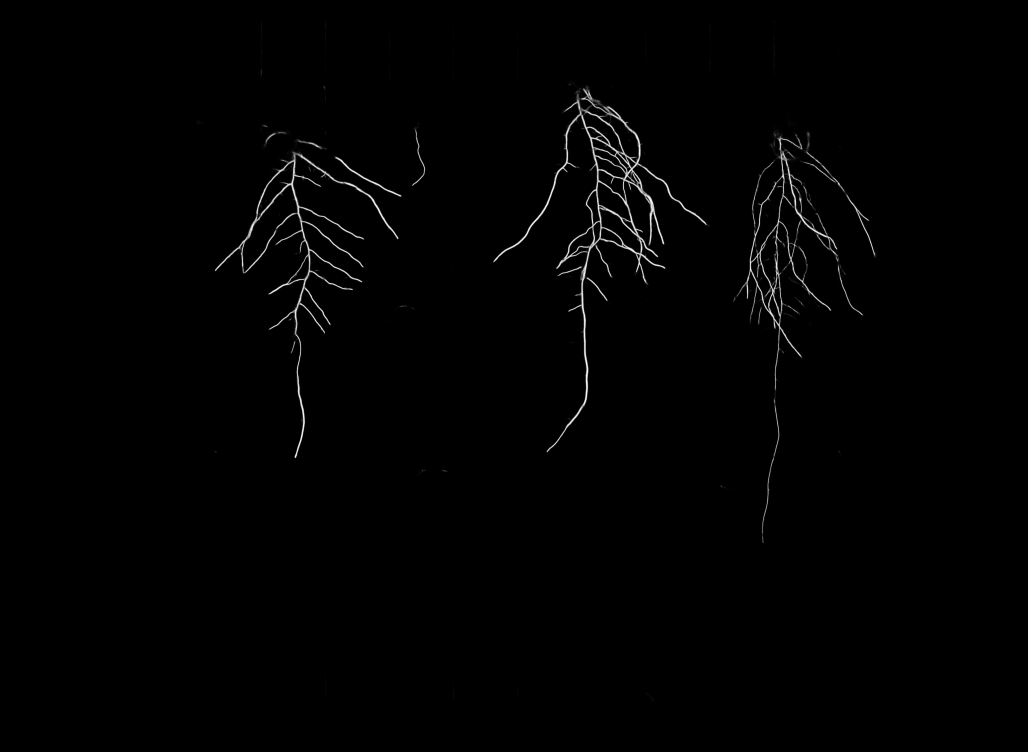
#> input picture Root_Segmentation/inference/task5_test_image_prediction_artjom_234535.png, 4112 x 3006 px, found by its file name (shown at 1/4 size)
$ jupyter execute Task_6_Task_7_final.ipynb
#> lines starting #> are read from the running program, lines starting #| are printed output that depends on the picture; after the words box and inside, x2 and y2 are one past the last pixel; in counts of white or black regions, pixels touching at a corner belong together
### Task 6

[cell 1]
import cv2
import os
import numpy as np
import matplotlib.pyplot as plt

[cell 2]
# Step 1: Load the predicted mask from Task 5
predicted_mask_path = "task5_test_image_prediction_artjom_234535.png"
binary_mask = cv2.imread(predicted_mask_path, cv2.IMREAD_GRAYSCALE)
#> binary_mask is the input picture: shape (3006, 4112); min 0, max 253, mean 1.9

# Ensure binary mask (0 or 255)
binary_mask[binary_mask > 0] = 255
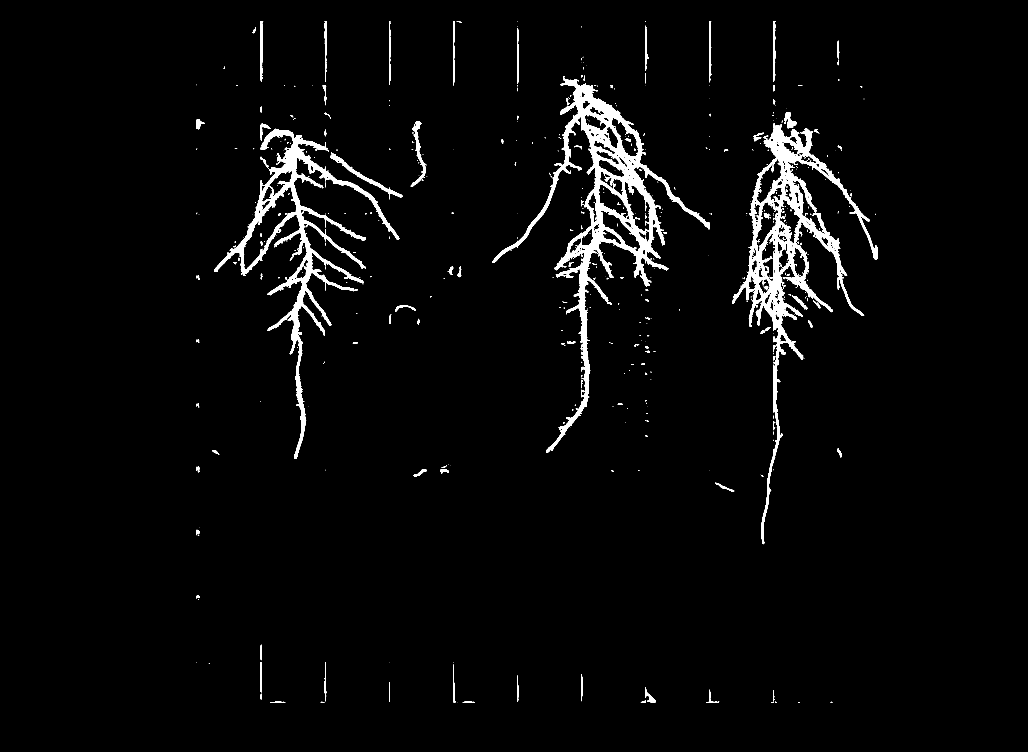
#> binary_mask: shape (3006, 4112) (shown at 1/4 size); 2.9% white; 644 white regions (453 under 20 px), largest, box (x1, y1, x2, y2) and area: (1970, 306, 2839, 1811) 123298, (2930, 493, 3512, 2177) 106412, (857, 515, 1597, 1835) 83438

plt.imshow(binary_mask, cmap="gray")

[cell 3]
# Step 2: Apply morphological operations to clean the mask
kernel = np.ones((4, 4), np.uint8)
cleaned_mask = cv2.morphologyEx(binary_mask, cv2.MORPH_CLOSE, kernel, iterations=2)  # Close small gaps
#> cleaned_mask: shape (3006, 4112); 3.1% white; 336 white regions (208 under 20 px), largest, box (x1, y1, x2, y2) and area: (1972, 308, 2841, 1813) 133145, (2932, 495, 3514, 2179) 122528, (859, 517, 1599, 1837) 88769
cleaned_mask = cv2.morphologyEx(cleaned_mask, cv2.MORPH_OPEN, kernel, iterations=1)  # Remove small noise
#> cleaned_mask: shape (3006, 4112); 3% white; 136 white regions (11 under 20 px), largest, box (x1, y1, x2, y2) and area: (1974, 309, 2842, 1814) 131401, (2933, 498, 3515, 2179) 120593, (861, 520, 1600, 1837) 87554

plt.figure()
plt.title("Step 2: Morphological Operations")
plt.imshow(cleaned_mask, cmap="gray")
plt.axis("off")
plt.show()

[cell 4]
# Step 3: Apply additional thresholding to enhance roots
_, thresholded_mask = cv2.threshold(cleaned_mask, 127, 255, cv2.THRESH_BINARY)

plt.figure()
plt.title("Step 3: Thresholded Mask")
plt.imshow(thresholded_mask, cmap="gray")
plt.axis("off")
plt.show()

[cell 5]
# Step 4: Find connected components and filter
num_labels, labels, stats, centroids = cv2.connectedComponentsWithStats(thresholded_mask)
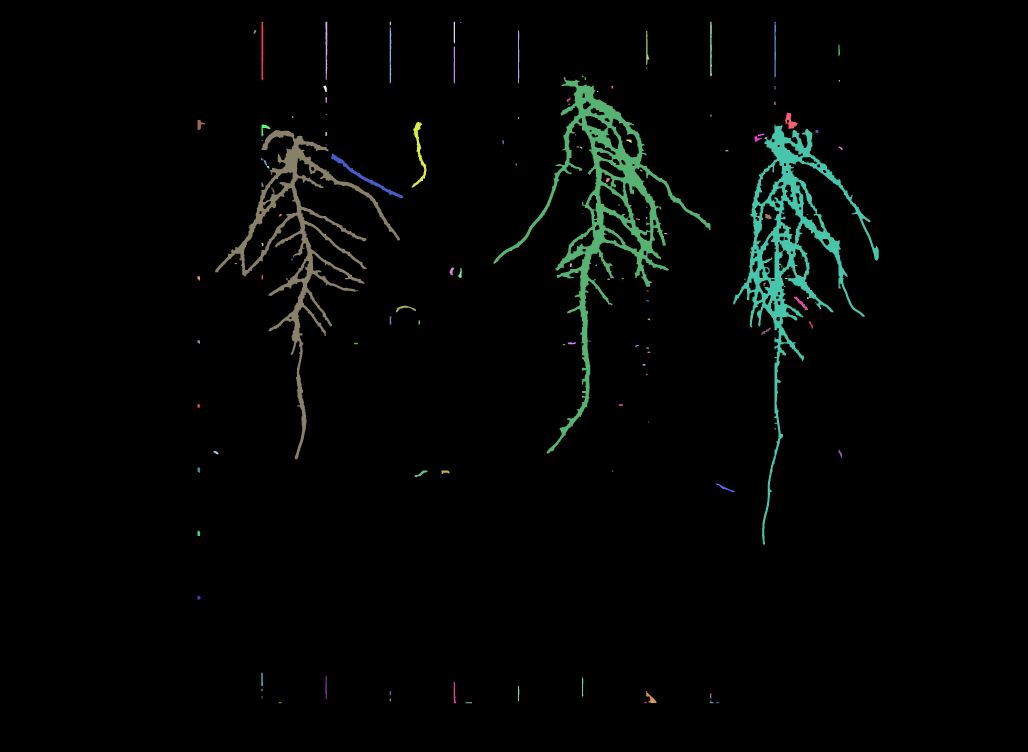
#> labels: shape (3006, 4112) int32 (shown at 1/4 size); 137 distinct labels, from 0 to 136; one colour per label, 0 black
#> num_labels = 137; stats = 137 rows, first 6: [0, 0, 4112, 3006, 11986836], [1046, 87, 8, 234, 1542], [1302, 87, 8, 232, 1335], [1559, 87, 5, 14, 68], [1815, 87, 5, 86, 426], [2841, 87, 7, 218, 1196]; centroids = 137 pairs, first value 794.1 to 3362.5, second value 89.5 to 2810.5

[cell 6]
# Step 5: Filter objects based on area, aspect ratio, and position
min_root_area = 1500  # Minimum area to consider an object as a root
aspect_ratio_threshold = 1.7  # Minimum aspect ratio (length/width) for roots

y_threshold = 100  # Exclude components too close to the top

filtered_mask = np.zeros_like(binary_mask, dtype=np.uint8)

for label_idx in range(1, num_labels):  # Skip background (label 0)
    x, y, w, h, area = stats[label_idx, cv2.CC_STAT_LEFT], stats[label_idx, cv2.CC_STAT_TOP], \
                       stats[label_idx, cv2.CC_STAT_WIDTH], stats[label_idx, cv2.CC_STAT_HEIGHT], \
                       stats[label_idx, cv2.CC_STAT_AREA]

    # Calculate aspect ratio (length/width)
    aspect_ratio = max(w, h) / min(w, h) if min(w, h) > 0 else 0

    # Filter based on area, aspect ratio, and position
    if area >= min_root_area and aspect_ratio >= aspect_ratio_threshold:
        # Additional filter to remove components near the top boundary
        if y > y_threshold:  # Adjust this threshold as needed
            filtered_mask[labels == label_idx] = 255
#> this loop made 136 passes
#> (x, y, w, h, area, aspect_ratio) on passes 1 to 12: (1046, 87, 8, 234, 1542, 29.25), (1302, 87, 8, 232, 1335, 29), (1559, 87, 5, 14, 68, 2.8), (1815, 87, 5, 86, 426, 17.2), (2841, 87, 7, 218, 1196, 31.14), (3098, 87, 6, 223, 1169, 37.17), (1840, 88, 5, 4, 20, 1.25), (1559, 111, 6, 222, 1133, 37), (1014, 120, 11, 15, 105, 1.36), (2072, 121, 5, 212, 963, 42.4), (2585, 124, 12, 135, 735, 11.25), (3354, 179, 6, 44, 203, 7.33)
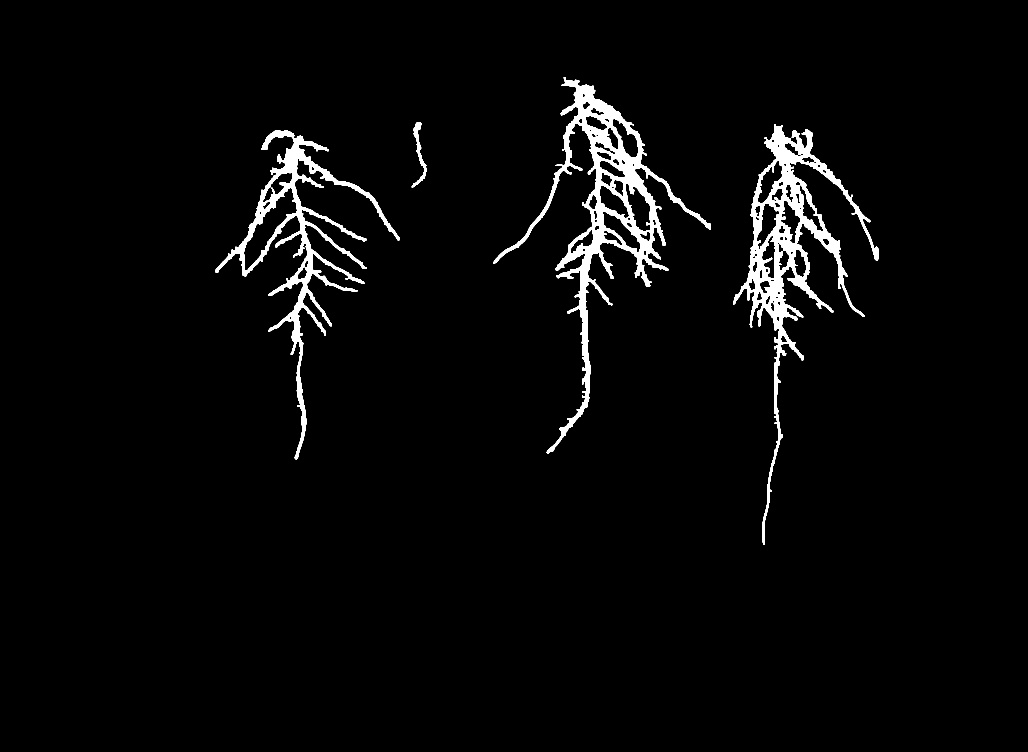
#> filtered_mask: shape (3006, 4112) (shown at 1/4 size); 2.8% white; 4 white regions, box (x1, y1, x2, y2) and area: (1974, 309, 2842, 1814) 131401, (2933, 498, 3515, 2179) 120593, (861, 520, 1600, 1837) 87554, (1647, 488, 1706, 750) 3632

# Apply small morphological operations to remove tiny noise
final_kernel = np.ones((3, 3), np.uint8)
filtered_mask = cv2.morphologyEx(filtered_mask, cv2.MORPH_OPEN, final_kernel, iterations=1)

plt.figure()
plt.title("Step 4: Filtered Mask with Position Filtering")
plt.imshow(filtered_mask, cmap="gray")
plt.axis("off")
plt.show()

[cell 7]
# Step 6: Extract individual roots
num_labels_filtered, labels_filtered, stats_filtered, _ = cv2.connectedComponentsWithStats(filtered_mask)
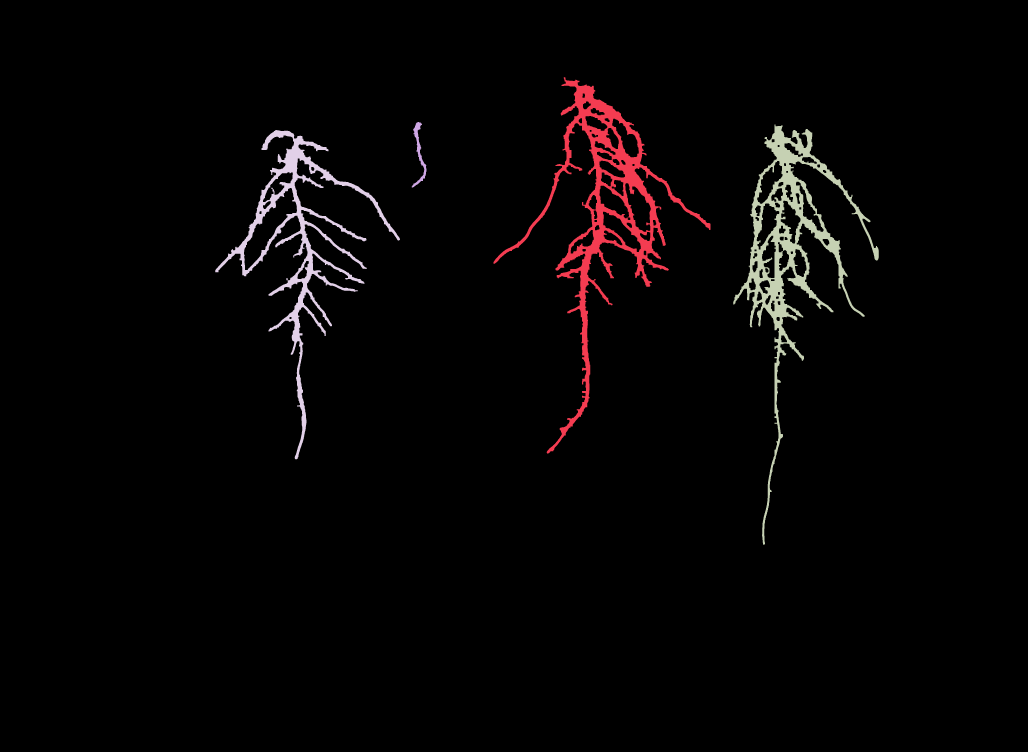
#> labels_filtered: shape (3006, 4112) int32 (shown at 1/4 size); 5 distinct labels, from 0 to 4; one colour per label, 0 black
#> num_labels_filtered = 5; stats_filtered = [[0, 0, 4112, 3006, 12017492], [1974, 309, 868, 1505, 131401], [1647, 488, 59, 262, 3632], [2933, 498, 582, 1681, 120593], [861, 520, 739, 1317, 87554]]

individual_roots = []
for label_idx in range(1, num_labels_filtered):  # Skip background
    root_mask = np.zeros_like(filtered_mask, dtype=np.uint8)
    root_mask[labels_filtered == label_idx] = 255
    individual_roots.append(root_mask)
#> root_mask: shape (3006, 4112); 0.71% white; 1 white region, box (x1, y1, x2, y2) and area: (861, 520, 1600, 1837) 87554

[cell 8]
# Step 7: Visualize individual roots
fig, axes = plt.subplots(1, len(individual_roots), figsize=(15, 5))
for i, root_mask in enumerate(individual_roots):
    axes[i].imshow(root_mask, cmap="inferno")
    axes[i].axis("off")
    axes[i].set_title(f"Root {i+1}")
plt.tight_layout()
plt.show()

### Task 7

[cell 9]
import cv2
import numpy as np
import matplotlib.pyplot as plt
import networkx as nx
from skimage.morphology import skeletonize
import pandas as pd

# Step 1: Skeletonize the root masks
skeletons = [skeletonize((root_mask > 0).astype(np.uint8)) for root_mask in individual_roots]

# Visualize skeletons
fig, axes = plt.subplots(1, len(skeletons), figsize=(15, 5))
for i, skeleton in enumerate(skeletons):
    axes[i].imshow(skeleton, cmap="gray")
    axes[i].axis("off")
    axes[i].set_title(f"Skeleton {i+1}")
plt.tight_layout()
plt.show()
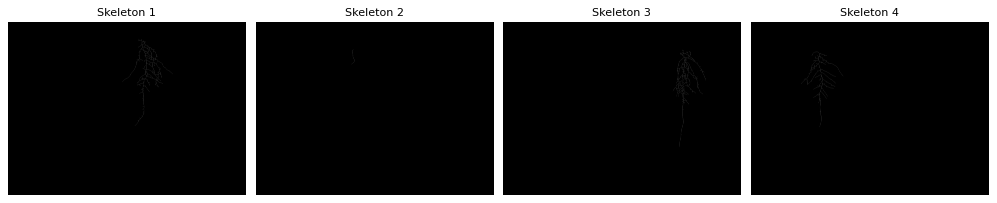
#> figure drawn by matplotlib, 4 panels

# Step 2: Extract Root System Architecture
rsa_data = []
fig, axes = plt.subplots(1, len(skeletons), figsize=(20, 5))

for i, skeleton in enumerate(skeletons):
    coords = np.column_stack(np.nonzero(skeleton))
    if len(coords) == 0:
        print(f"Root {i + 1} contains no skeleton pixels.")
        continue

    # Create graph using coordinates
    G = nx.Graph()
    coord_to_node = {tuple(coord): idx for idx, coord in enumerate(coords)}
    for coord in coords:
        y, x = coord
        G.add_node(coord_to_node[tuple(coord)], coord=(y, x))
        for dy, dx in [(-1, 0), (1, 0), (0, -1), (0, 1), (-1, -1), (-1, 1), (1, -1), (1, 1)]:
            neighbor = (y + dy, x + dx)
            if neighbor in coord_to_node:
                G.add_edge(coord_to_node[tuple(coord)], coord_to_node[neighbor])

    # Find the longest path
    start_node = min(G.nodes, key=lambda n: G.nodes[n]["coord"][0])
    lengths, paths = nx.single_source_dijkstra(G, start_node)
    end_node = max(lengths, key=lengths.get)

    primary_path = paths[end_node]
    primary_length = lengths[end_node]

    # Create mask for primary root
    primary_root_mask = np.zeros_like(skeleton, dtype=np.uint8)
    for node in primary_path:
        y, x = G.nodes[node]["coord"]
        primary_root_mask[y, x] = 255

    # Crop image dynamically to root size
    y_coords, x_coords = np.nonzero(primary_root_mask)
    if len(y_coords) > 0 and len(x_coords) > 0:
        cropped_mask = primary_root_mask[min(y_coords):max(y_coords)+1, min(x_coords):max(x_coords)+1]
    else:
        cropped_mask = primary_root_mask

    # Visualize primary root
    axes[i].imshow(cropped_mask, cmap="inferno")
    axes[i].set_title(f"Root {i+1}: {int(primary_length)}px")
    axes[i].axis("off")

    # Save RSA data
    rsa_data.append({
        "Root Index": i + 1,
        "Primary Root Length (px)": primary_length,
        "Start Coordinate": G.nodes[start_node]["coord"],
        "End Coordinate": G.nodes[end_node]["coord"],
    })
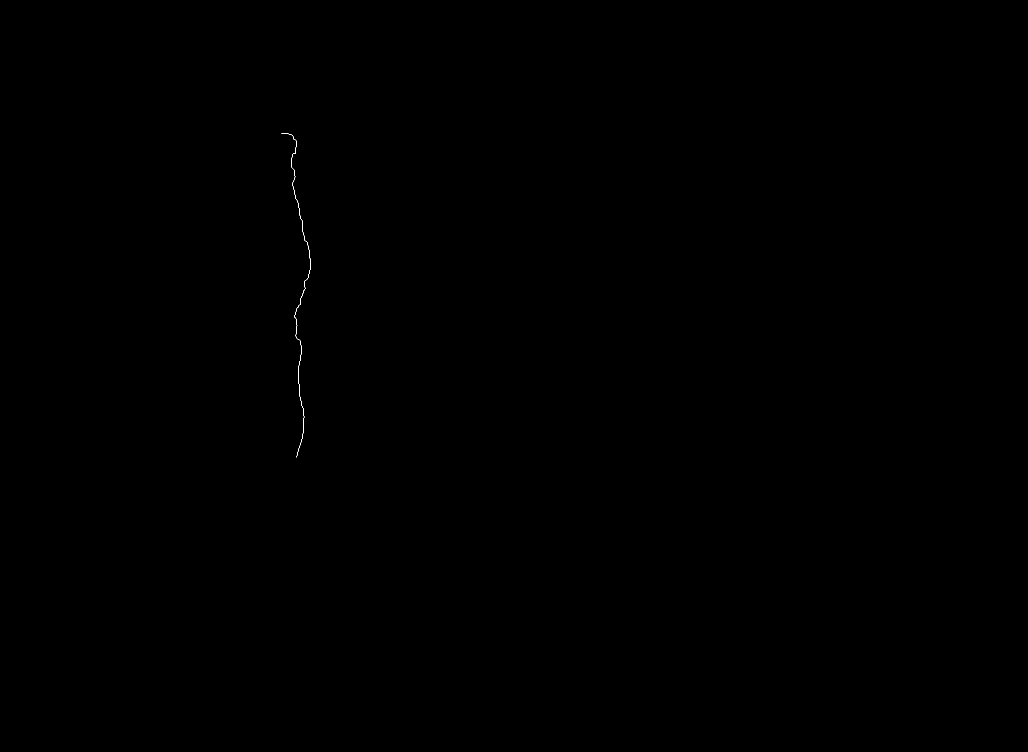
#> primary_root_mask: shape (3006, 4112) (shown at 1/4 size); 0.01% white in thin lines or dots, all inside (x1, y1, x2, y2) = (1125, 532, 1244, 1830)
#> after the loop, rsa_data = 4 items

plt.tight_layout()
plt.show()
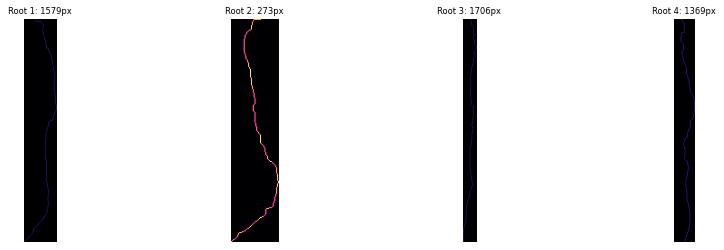
#> figure drawn by matplotlib, 4 panels

# Step 3: Display RSA data as a table
rsa_df = pd.DataFrame(rsa_data)
#> rsa_df = table of 4 rows and 4 columns
print(rsa_df)
#|    Root Index  Primary Root Length (px) Start Coordinate End Coordinate
#| 0           1                      1579      (311, 2257)   (1810, 2190)
#| 1           2                       273      (496, 1682)    (747, 1649)
#| 2           3                      1706      (498, 3100)   (2177, 3054)
#| 3           4                      1369      (532, 1125)   (1829, 1184)
